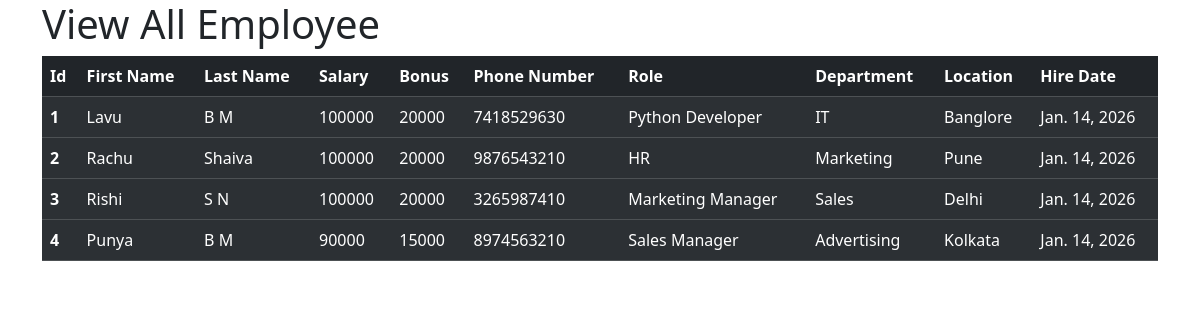
The app's page /all_emp with its own data.
### emp_app/models.py (models this page shows, shortened)
class Employee(models.Model):
    first_name = models.CharField(max_length=100, null=False)
    last_name = models.CharField(max_length=100)
    department = models.ForeignKey(Department, on_delete=models.CASCADE)
    salary = models.IntegerField(default=0)
    bonus = models.IntegerField(default=0)
    role = models.ForeignKey(Role, on_delete=models.CASCADE)
    phone = models.IntegerField(default=0)
    hire_date = models.DateField()

class Role(models.Model):
    name = models.CharField(max_length=100, null=False)

class Department(models.Model):
    name = models.CharField(max_length=100, null=False)
    location = models.CharField(max_length=100)

### emp_app/views.py (the view)
# urls.py: path('all_emp', views.all_emp, name='all_emp'),
def all_emp(request):
    employees=Employee.objects.all()
    context={
        "employees":employees
    }
    return render(request, 'view_all_emp.html',context)

### emp_app/templates/view_all_emp.html (shortened to what this page needs)
<!DOCTYPE html>
<html lang="en">
<head>
    <link href="https://cdn.jsdelivr.net/npm/bootstrap@5.3.8/dist/css/bootstrap.min.css" rel="stylesheet">
</head>
<body>
    <div class="container">
  <h1>View All Employee </h1>
  <table class="table table-dark table-striped">
    <thead>
        <tr>
    <th scope="col">Id</th>
    <th scope="col">First Name</th>
    <th scope="col">Last Name</th>
    <th scope="col">Salary</th>
    <th scope="col">Bonus</th>
    <th scope="col">Phone Number</th>
    <th scope="col">Role</th>
    <th scope="col">Department</th>
    <th scope="col">Location</th>
    <th scope="col">Hire Date</th>
</tr>
    </thead>
  {% for employee in employees %}
  <tbody>
<tr>
    <th scope="row">{{ employee.id }}</th>
    <td>{{ employee.first_name }}</td>
    <td>{{ employee.last_name }}</td>
    <td>{{ employee.salary }}</td>
    <td>{{ employee.bonus }}</td>
    <td>{{ employee.phone }}</td>
    <td>{{ employee.role.name }}</td>
    <td>{{ employee.department.name }}</td>
    <td>{{ employee.department.location }}</td>
    <td>{{ employee.hire_date }}</td>
</tr>
    </tbody>
    {% endfor %}
  </table>
  </div>

### records on screen
Employee: id "1", first_name "Lavu", last_name "B M", salary "100000", bonus "20000", phone "7418529630", role.name "Python Developer", department.name "IT", department.location "Banglore", hire_date "Jan. 14, 2026"
Employee: id "2", first_name "Rachu", last_name "Shaiva", salary "100000", bonus "20000", phone "9876543210", role.name "HR", department.name "Marketing", department.location "Pune", hire_date "Jan. 14, 2026"
Employee: id "3", first_name "Rishi", last_name "S N", salary "100000", bonus "20000", phone "3265987410", role.name "Marketing Manager", department.name "Sales", department.location "Delhi", hire_date "Jan. 14, 2026"
Employee: id "4", first_name "Punya", last_name "B M", salary "90000", bonus "15000", phone "8974563210", role.name "Sales Manager", department.name "Advertising", department.location "Kolkata", hire_date "Jan. 14, 2026"
